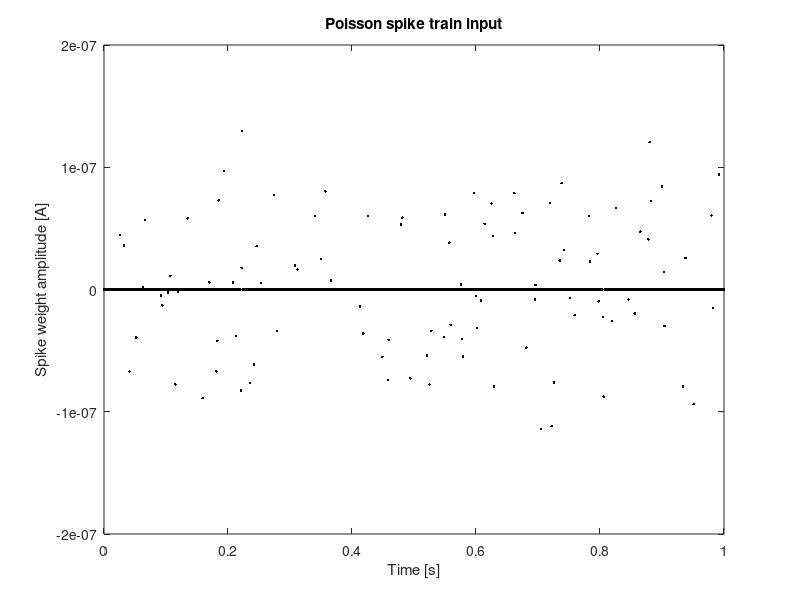
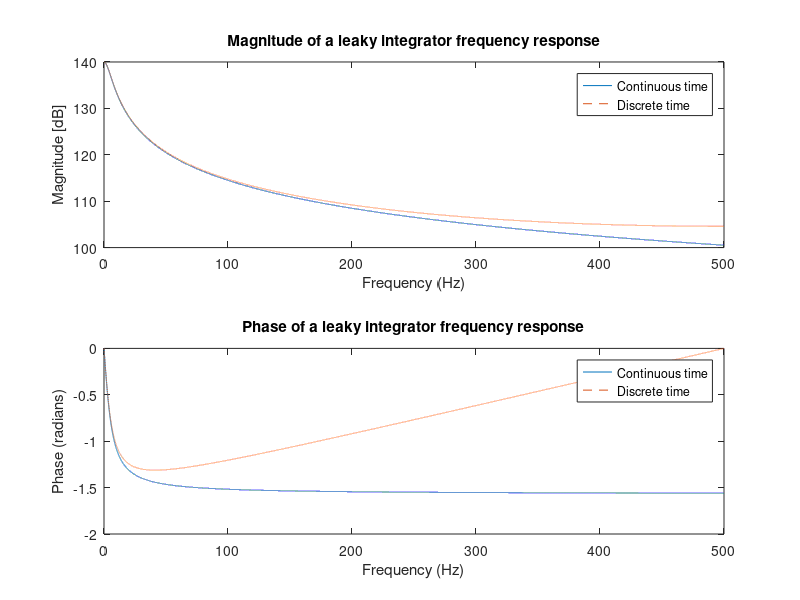
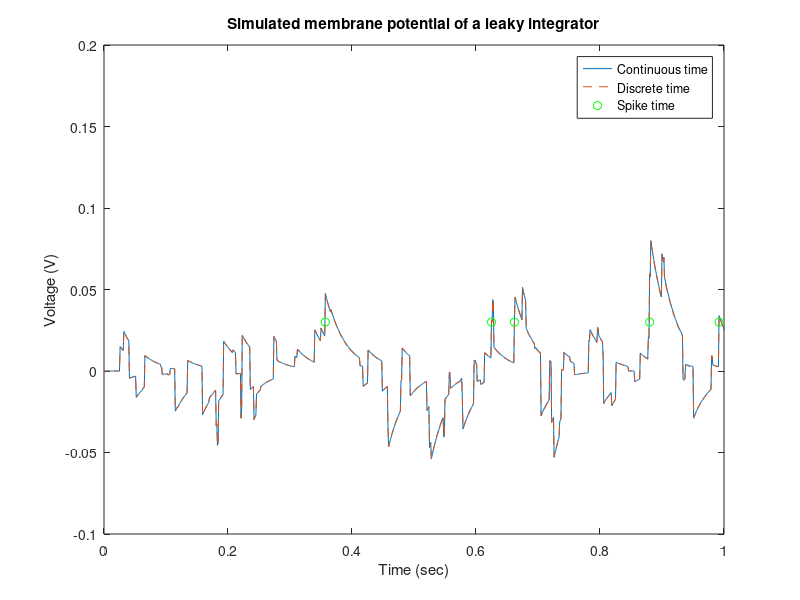
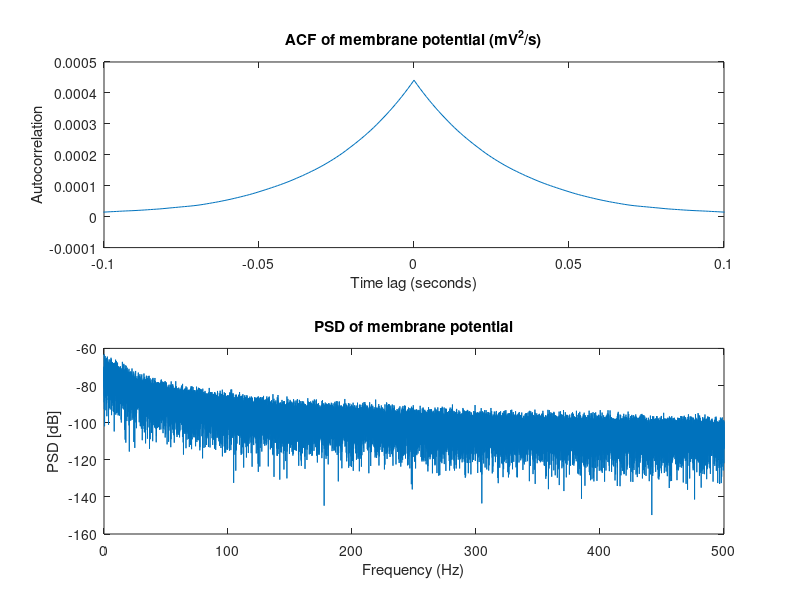

The MATLAB script that drew these images, in order:
%% Week 4 Workshop - Fundamental filter concepts: Z-transform, Laplace-transform
% *Leaky Integrator Neuron*
%
% The leaky integrator neuron is defined by the differential equation, 
%
% $$C \frac{dv}{dt} = - \frac{v}{R} +  x(t) $$
%
% where $C$ is capacitance of the membrane, $V$ is the membrane
% potential of the neuron relative to resting potential, $R$
% is the membrane resistance, $\tau_m =RC$ is the membrane time constant  and
% $x(t)$ is the  input current to the neuron in question (from other
% neurons). 
%
%% 1. Simulate spike train input (2 marks)
% Simulate a spike train input to the leaky integrator neuron using a Poisson process. 
%
% $$x(t) = w_k \delta(t-t_k)$$
% 
% where $t_k$ are times according to the Poisson process and $w_k$ are
% input weights which are drawn from the Normal distribution with mean 0 nA and
% a variance of 50 nA (i.e. note 1 nA = 10^-9 A).
% By the definition of a Poisson process, the estimated probability of firing
% a spike during a short interval of duration T is $\lambda = f_r \times
% T$ where $f_r$ is the spike rate. 
% Use the values of 100Hz for the firing rate estimate, 100s for the 
% simulation time, and sample time step of 0.001 (T).
% Hints: the commands 'rand' and 'randn' can be used to generate uniformly
% and normally distributed random variables. Also see ClassEx3_1.m for code
% you can adapt.

% 
clear
fr      = 100;             % est. event occurance [Hz]
tSim    = 100;             % time of sim [s]
T       = 0.001;           % sim sample step [s]
nBins   = floor(tSim/T)+1; % sim sample points
nTrials = 1;               % number of simulations 
t       = 0:T:tSim;        % time of simulation, T defined above [s]

% Figure 1; Plot the spike train input using the following code:
% input weights
w = 50*10^-9*randn(1, nBins);

% lambda
lambda = fr*T;

% delta function
delta = rand(1, nBins) < lambda;

% spike train input
x = w.*delta;

%%
%
% plotting
figure(1); 
clf
plot(t, x, 'k.');
xlim([0 1]);
xlabel('Time [s]');
ylabel('Spike weight amplitude [A]');
title('Poisson spike train input');

%% 2. Continuous leaky integrator (5 marks)
% The following question requires mathematical derivation. Answers can be
% submitted as a scanned copy of hand written working, or using mathematical
% typesetting packages in Word or Latex (if you know how to use these).
%
% Starting with the equation for membrane potential of the leaky integrator neuron,
% with $\tau_m = 30ms$ apply the Laplace transform to show
%
% $$ v(t) = \frac{R}{\tau_m} \int_{0}^{t} dt' \exp(\frac{-t'}{\tau_{m}})x(t-t') $$
% 
% assuming that the membrane potential is initially at rest i.e. $v(0)=0$.
% Use your derviation to give the following for the leaky integrator neuron
%
% * transfer function 
% * impulse response function
% 
% in the continuous time domain (i.e. Laplace domain). 
%
% Hence show that the continuous time frequency response function is given
% by,
%
% $$\hat{H}(\Omega) = \frac{R}{1+j\Omega\tau_m }$$
%
% where $\Omega$ is the angular frequency radians per second.

%% 3. Discrete time leaky integrator (5 marks)
% 
% Convert the differential equation for the leaky integrator to a discrete time difference
% equation, using a time step  of $T$ and using the substitution $v(t)= v[n-1]$ on
% the right hand side of the equation and $x(t) = x[n]$.
% 
% Using your discrete equation, apply the z-transform to the system
% to give the following for the leaky integrator neuron 
%
% * transfer function
% * impulse response function: $$h[n] =\frac{TR}{\tau_m}(1-\frac{T}{\tau_m})^n u[n]$
% 
%
% Hence show that the discrete time frequency response function is given by:
% 
% $$H(e^{j\omega}) =\frac{TR}{\tau_m}\frac{1}{(1-(1-T/\tau_m) e^{-j\omega})} $$
% 
% where $\omega$ is the normalised angular frequency (i.e. normalised by
% the sampling frequency).
%
% Figure(2): Fig 2a.(subplot(2,1,1)) On the same graph plot the magnitude of the frequency response 
% in dB for the discrete and continuous time functions.Fig 2b.(subplot(2,1,2)) On the same graph plot the phase of the frequency response 
% in radians for the discrete and continuous time functions. 
% (Hint: you can use the command 'angle' to extract the phase of a complex
% number).  Use different colours and a continuous
% line ('-') for the continuous time signal and a dashed line ('--') for the discrete time signal. Use $R    = 10e6$ ohms and $\tau_m = 30e-3s$
% seconds. Use frequency in Hz from 0 Hz up to the Nyquist frequency. 
%

R    = 10e6;         % membrane resistance [ohms]
tau_m = 30e-3;        % membrane time constant [s]

f_s  = 1/T;                                  % sample frequency [Hz]
w    = pi*(0:floor(nBins/2))/(nBins/2);      %  *normalised* angular frequency
f_Hz = (f_s/2)*(0:floor(nBins/2))/(nBins/2); % frequency vec [Hz]

% freq response for continuous time function
H_c = R./(1 + i*(2*pi*f_Hz)*tau_m);

% magnitude in dB
Mag_c = 20*log10(abs(H_c));

% freq response for discrete time function
H_d = (T*R/tau_m).*(1./(1 - (1 - (T/tau_m)).*exp(-i*w)));

% magnitude in dB
Mag_d = 20*log10(abs(H_d));

%%
%
% plotting
figure(2);

% discrete and continuous time response (magnitude)
subplot(2,1,1);
plot(f_Hz, Mag_c, '-');
hold on
plot(f_Hz, Mag_d, '--');
xlabel('Frequency (Hz)');
ylabel('Magnitude [dB]');
title('Magnitude of a leaky integrator frequency response');
legend('Continuous time', 'Discrete time');

% phase of the frequency response
subplot(2,1,2);
plot(f_Hz, angle(H_c), '-');
hold on
plot(f_Hz, angle(H_d), '--');
xlabel('Frequency (Hz)');
ylabel('Phase (radians)');
title('Phase of a leaky integrator frequency response');
legend('Continuous time', 'Discrete time');

%%
%
% Compare your answers for discrete and continuous functions - which
% frequencies show agreement?
%
%%
%
% * In terms of the frequency response magnitude, both discrete and
% continuous functions show a strong agreement up until 67Hz. However, the
% strong discrepencies only occur after 150Hz
% * As for the frequency response phase, agreement between the functions is
% observed only till about 9Hz. After that there is a significant change in
% phase with discrete time function diverging, while continuous time
% function phase seems to converge to around negative 1.6 radians
%
%% 4. Simulate the membrane potential (4 marks)
%
% Calculate the membrane potential in response to the spike train input
% from Question 1 by convolving the input with the impulse response function 
% for both the continuous time and discrete time systems. 
%
% Figure 3: Compare the membrane potentials for the continuous and discrete systems
% by plotting on the same axes. Plot your results  using different colours and a continuous
% line ('-') for the continuous time signal and a dashed line ('--') for the discrete time signal.
% Plot your results between 0 and 1 second. (Hint: you can use the function
% 'conv' to convolve signals.) (Hint: be careful to scale your continuous time convolution appropriately to
% include the integration time step). 
%

% Parameters
R      = 10e6;      % membrane resistance [ohms]
tau_m   = 30e-3;     % membrane time constant [s]
t       = 0:T:tSim;  % time of simulation, T defined above [s]

% continuous impulse response
h_c = (R/tau_m)*exp(-t/tau_m);

% discrete impulse response
h_d = (T*R/tau_m)*(1 - (T/tau_m)).^(0:nBins-1);

% continuous time conv
conv_c = T.*conv(h_c, x);

% discrete time conv
conv_d = conv(h_d, x);

%%
%
% plotting
figure(3);

plot(t, conv_c(1:ceil(end/2)), '-');
hold on
plot(t, conv_d(1:ceil(end/2)), '--');
xlim([0 1]);
xlabel('Time (sec)');
ylabel('Voltage (V)');
title('Simulated membrane potential of a leaky integrator');
legend('Continuous time', 'Discrete time');

%%
%
% Compare the membrane potentials for the continuous and discrete systems
% by plotting on the same axes.
%
%%
%
% * From the Figure 3 it can be observed that continuous and discrete time
% systems produce the identical membrane potentials
%
%% 5. Autocorrelation and power spectral density (4 marks)
%
% Figure 4: Calculate and plot  the autocorrelation function (subplot(2,1,1)) and power spectral density of the
% discrete time membrane voltage signal (subplot(2,1,2)). For the ACF
% select an appropriate time scale on the x-axis to illustrate any temporal
% correlations in the membrane voltage.
% For the PSD use frequency in Hz from 0 Hz up to the Nyquist frequency.

% time scale
t_corr = -tSim:T:tSim;

% autocorrelation function
acf = xcorr(conv_d(1:ceil(end/2)), 'biased');

% power spectral density
psd = 10*log10(abs(fft(conv_d)/length(conv_d)).^2);

%%
%
% plotting
figure(4);

% ACF
subplot(2,1,1);
plot(t_corr, acf);
xlim([-0.1 0.1]);
xlabel('Time lag (seconds)');
ylabel('Autocorrelation');
title('ACF of membrane potential (mV^2/s)');

% PSD
subplot(2,1,2);
plot(f_Hz(1:end), psd(1:floor(nBins/2)+1));
xlabel('Frequency (Hz)');
ylabel('PSD [dB]');
title('PSD of membrane potential');

%%
%
% Why do correlations occur on this time scale?
%
%%
%
% * The highest peak for autocorrelation function always occurs at 0, as
% the autocorrelation function finds a correlation of a signal with itself,
% so it would be perfectly correlated by itself. Width of the correlation
% indicates the time frame where correlation is evident. Since a spike train input 
% is shifted by tk, which is defined by poisson process. 
% So that would explain why width of autocorrelation is 0.1, since this is
% a signal shift. This is why the width of the autocorrelation is from -0.1 to 0.1,
% because the whole signal is prefectly correlated with itself for that period  
% of time
%
%% 6. Introduction of firing threshold (3 mark)
%
% Now introduce a firing rate threshold of 30 mV (= 0.03 V) for the leaky integrator by assigning
% a spike every time there is a *positive* threshold crossing. i.e. assign a spike output
% variable s[n] = V_th if there is a spike and 0 otherwise. Use 
% your simulated membrane potential in Question 4 to calculate
% output spike times for the  discrete time system. 
% Figure 3: plot your results ontop of Figure 3 for the output spike train  
% between 0 and 1 second using green  circle ('go'). 
% Hint: you can find
% positive threshold crossings using statements like the following, where vc(n) is the signal at sample time n.: 

% if (vc(n) >= V_th) & (vc(n-1) < V_th) 
%


V_th  = 0.030;       % 30mV threshold voltage

% determine the points above or below threshold
for i = 1:length(t)
    if (conv_d(i) >= V_th) & (conv_d(i-1) < V_th)
        spike(i) = V_th;
    else
        spike(i) = 0;
    end
end

%%
%
% plotting
% plot only non-zero values
figure(3);
plot(t(spike>0), spike(spike>0), 'go');
legend('Continuous time', 'Discrete time', 'Spike time');
hold off

%% 7. Interpretation (2 marks)
%
% autocorrelation function
acf_2 = xcorr(spike, 'biased');

%%
%
% plotting
figure(5);
plot(t_corr, acf_2);
xlabel('Time (seconds)');
ylabel('Autocorrelation');
title('ACF of membrane potential (mV^2/s)');

%%
%
% * Is the output spike train a Poisson process?  Justify your answer by
% plotting the autocorrelation in Figure 5 and interpret.
%
%%
%
% * The spike train output is indeed a Poisson process, as the correlation
% lasts for exactly one sample (I mean that duration is 0.001, which is simulation sample step)
%
%% 8. Assignment Submission 
% BMEN90035WorkshopWeek4.m from canvas will serve as both your code and report file. Write your
% solutions in this file format and then publish this to a .pdf file. 
% Please submit the following:
%
% * The matlab code file ‘.m’ with file name ‘A3studentno.m’.
% * The published matlab report with file name ‘A3studentno.pdf’. Use the 
% inbuilt publish function in matlab to create a published version 
% of the matlab code file. 
% * A single file of any scanned mathematical derivations/solutions with file name ‘A3mstudentno.pdf’
